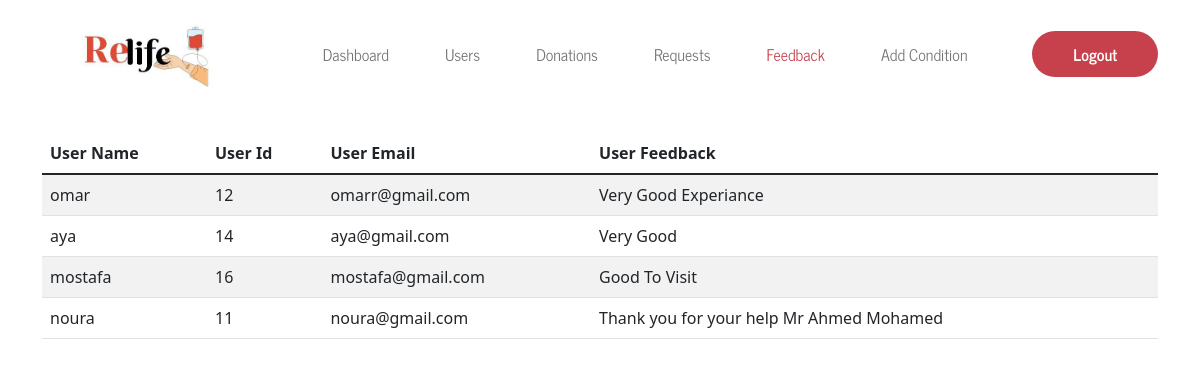
The app's page /admin/Feedback.php with its own data.
### tables this page shows
CREATE TABLE `contactus` (
  `feedback` varchar(255) NOT NULL,
  `user_id` int(11) NOT NULL,
  `contact_id` int(11) NOT NULL
);

CREATE TABLE `user` (
  `user_id` int(11) NOT NULL,
  `user_name` varchar(255) NOT NULL,
  `user_email` varchar(255) NOT NULL,
  `user_pass` varchar(255) NOT NULL,
  `user_birthdate` date NOT NULL,
  `user_address` varchar(255) NOT NULL,
  `bloodtype` varchar(255) NOT NULL,
  `user_gender` varchar(255) NOT NULL,
  `user_phone` varchar(255) NOT NULL
);

### admin/Feedback.php (the view, shortened to what this page needs)
<?php
include "../shared/connection.php";
$select= "SELECT * FROM `contactus`  JOIN `user` ON `contactus`.user_id = `user`.user_id";
$run_select=mysqli_query($connect, $select);
?>
<!DOCTYPE html>
<html>
<head>
    <link rel="stylesheet" href="./Assets/Button.css ">
    <link rel="stylesheet" href="./Assets/all.min.css">
    <link href="https://cdn.jsdelivr.net/npm/bootstrap@5.1.3/dist/css/bootstrap.min.css" rel="stylesheet"
>
</head>
<body>
     <div class="Header">
        <nav class="navbar navbar-expand-lg navbar-light py-3">
            <div class="container">
                <a class="navbar-brand" href="#">
                    <img src="./Assets/Images/photo1661089274 (1).jpeg" alt="" class="Logo">
                </a>
                <div class="collapse navbar-collapse" id="navbarSupportedContent">
                    <ul class="navbar-nav mx-auto mb-2 mb-lg-0">
                        <li class="nav-item">
                            <a class="nav-link" href="dashboard.php">Dashboard</a>
                        </li>
                        <li class="nav-item">
                            <a class="nav-link" href="Users.php">Users</a>
                        </li>
                        <li class="nav-item">
                            <a class="nav-link" href="Donations.php">Donations</a>
                        </li>
                        <li class="nav-item">
                            <a class="nav-link" href="Requests.php">Requests</a>
                        </li>
                        <li class="nav-item">
                            <a class="nav-link active" href="Feedback.php" style="color: #c6414c;">Feedback</a>
                        </li>
                        <li class="nav-item">
                            <a class="nav-link" href="addcondition.php">Add Condition</a>
                        </li>
                    </ul>
                    <form  method="POST">
                        <button class="btn btn-lg login-link" type="submit" name="logout">Logout</button>
                    </form>
                </div>
            </div>
        </nav>
    </div>
    <div class="container mt-4">
        <div class="row w-100 gx-0">
            <div class="col-lg-12">
                <table class="table table-$red-300 table-striped">
                <thead>
            <tr>
                <th>User Name</th>
                <th>User Id</th>
                <th>User Email</th>
                <th>User Feedback</th>
</tr>
</thead>
<tbody>
<?php foreach($run_select as $record){?>
        <tr>
    <td><?php echo $record['user_name'];?></td>
    <td><?php echo $record['user_id'];?></td>
    <td><?php echo $record['user_email'];?></td>
    <td><?php echo $record['feedback'];?></td>
</tr>
   <?php } ?>
</tbody>
</table>
                </div>
        </div>
    </div>
</body>
</html>

### admin/Assets/Button.css (style rules this page uses)
.Logo { width: 200px; }
.nav-item { padding: 0px 20px; }
.nav-link { font-family: "NewsCycle-Regular"; }
.login-link { background-color: #c6414c !important; color: white !important; border-radius: 50px !important; width: auto; padding: 10px 40px !important; font-size: 16px !important; display: flex; justify-content: center; align-items: center; text-decoration: none; font-family: "NewsCycle-Bold"; }

### records on screen
contactus: user.user_name "omar", user.user_id "12", user.user_email "omarr@gmail.com", feedback "Very Good Experiance"
contactus: user.user_name "aya", user.user_id "14", user.user_email "aya@gmail.com", feedback "Very Good"
contactus: user.user_name "mostafa", user.user_id "16", user.user_email "mostafa@gmail.com", feedback "Good To Visit"
contactus: user.user_name "noura", user.user_id "11", user.user_email "noura@gmail.com", feedback "Thank you for your help Mr Ahmed Mohamed"
